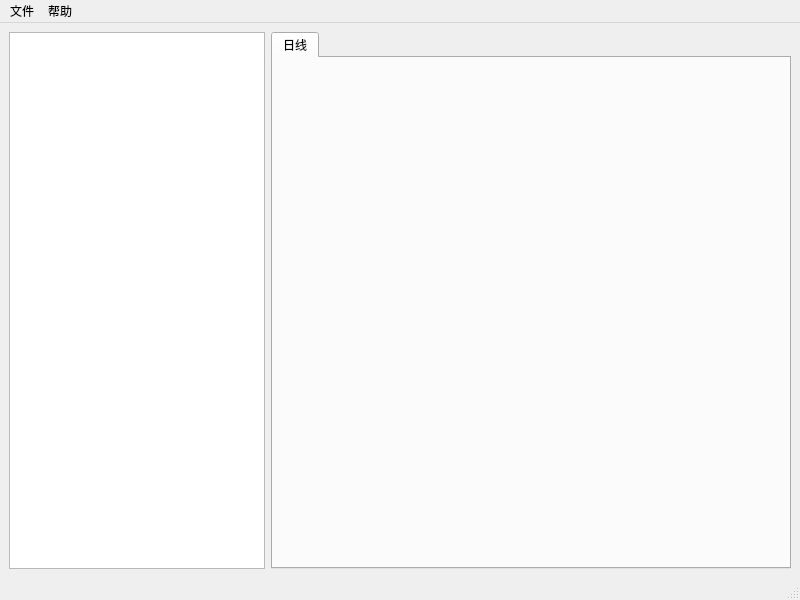
<?xml version="1.0" encoding="UTF-8"?>
<ui version="4.0">
 <class>MainWindow</class>
 <widget class="QMainWindow" name="MainWindow">
  <property name="geometry">
   <rect>
    <x>0</x>
    <y>0</y>
    <width>800</width>
    <height>600</height>
   </rect>
  </property>
  <property name="windowTitle">
   <string>MainWindow</string>
  </property>
  <widget class="QWidget" name="centralwidget">
   <layout class="QHBoxLayout" name="horizontalLayout" stretch="0,8">
    <item>
     <widget class="QListView" name="stockListView"/>
    </item>
    <item>
     <widget class="QTabWidget" name="stockChartWidget">
      <property name="currentIndex">
       <number>0</number>
      </property>
      <widget class="QWidget" name="dailyTab">
       <attribute name="title">
        <string>日线</string>
       </attribute>
      </widget>
     </widget>
    </item>
   </layout>
  </widget>
  <widget class="QMenuBar" name="menubar">
   <property name="geometry">
    <rect>
     <x>0</x>
     <y>0</y>
     <width>800</width>
     <height>27</height>
    </rect>
   </property>
   <widget class="QMenu" name="menu">
    <property name="title">
     <string>文件</string>
    </property>
    <addaction name="separator"/>
    <addaction name="actionAddStock"/>
    <addaction name="actionUpdateData"/>
   </widget>
   <widget class="QMenu" name="menu_2">
    <property name="title">
     <string>帮助</string>
    </property>
   </widget>
   <addaction name="menu"/>
   <addaction name="menu_2"/>
  </widget>
  <widget class="QStatusBar" name="statusbar"/>
  <action name="actionAddStock">
   <property name="icon">
    <iconset theme="document-new">
     <normaloff>.</normaloff>.</iconset>
   </property>
   <property name="text">
    <string>添加股票</string>
   </property>
  </action>
  <action name="actionUpdateData">
   <property name="icon">
    <iconset theme="emblem-downloads">
     <normaloff>.</normaloff>.</iconset>
   </property>
   <property name="text">
    <string>更新数据</string>
   </property>
  </action>
 </widget>
 <resources/>
 <connections/>
</ui>
